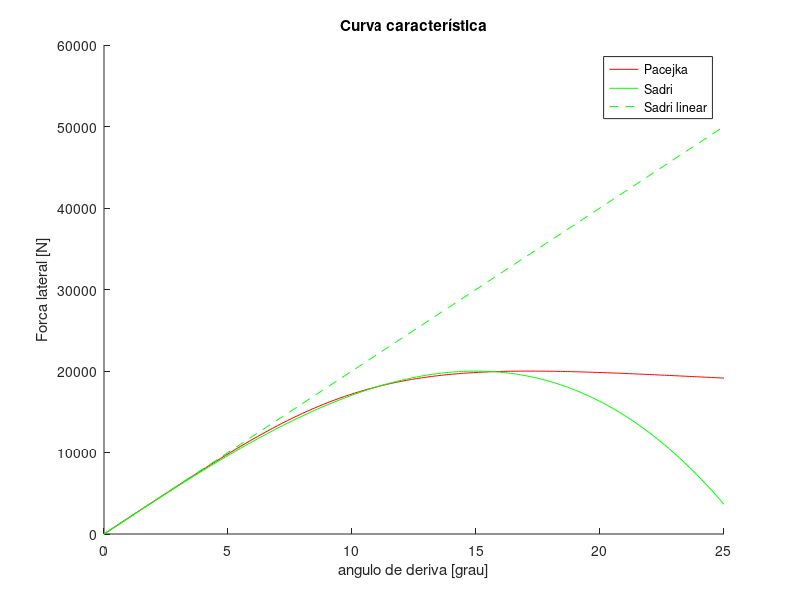

Here is the MATLAB script that generated this plot:
clear,clc,close all
%% Descrição
% O objetivo deste script é obter uma curva caracteristica atraves do modelo de pacejka porem equivalente ao usado por sadri.
% A equivalencia é obtida mantendo:
%     * Coeficiente de rigidez de curva para pequenos angulos
%     * Forca lateral maxima

%% Dados gerais
alpha = (0:0.1:25)*pi/180; % Ângulo de deriva

%% Pneu Sadri e Wu 2013
% Parâmetros do pneu
Caf = 57300; % Parâmetro do pneu [N/rad]
kf = 4.87; % Parâmetro do pneu

% Força lateral do modelo de Sadri
Fy = 2*Caf*(alpha-kf*alpha.^3);

% Forca do modelo linear equivalente
Fylin = 2*Caf*alpha;

Fymax = max(Fy);

%% Força lateral do modelo de Pacejka

% Condições nominais
muy0 = 0.8;
Fz0 = Fymax/muy0; % Carga vertical inicial

% Condições de operação
muy = muy0;
FzF = Fz0;

% Parâmetros do pneu
Cy = 1.3;
Ey = -1;
%c1 = 3.8;

c2 = 1.33;
% c1 calculado de maneira que a inclinação para pequenos angulos seja a
% mesma
c1 = 2*Caf/(c2*Fz0*sin(2*atan(FzF/(c2*Fz0))));

% Redefinindo os DADOS
muy0 = 0.8;
Fz0 = 2.4985e+04;
muy = muy0;
FzF = Fz0;
Cy = 1.5;
Ey = -2;
c1 = 3.5899;
c2 = 1.33;

% Ângulo
ALPHAF = alpha;

CfaF = c1*c2*Fz0*sin(2*atan(FzF/(c2*Fz0))); % Cfa em função de Fz

Cfa0 = c1*c2*Fz0*sin(2*atan(Fz0/(c2*Fz0))); % Cfa para Fz0

alphaeqF = CfaF/Cfa0*muy0/muy*Fz0/FzF*ALPHAF; % alpha equivalente

Dy0 = muy0*Fz0;

By0 = Cfa0/(Cy*Dy0); % Stiffness factor

Fy0F = Dy0*sin(Cy*atan(By0*alphaeqF-Ey*(By0*alphaeqF-atan(By0*alphaeqF))));

FyF = muy/muy0*FzF/Fz0*Fy0F;

%% Resultados

figure(1)
hold on
plot(ALPHAF*180/pi,FyF,'r')
plot(alpha*180/pi,Fy,'g')
plot(alpha*180/pi,Fylin,'--g')
title('Curva característica')
xlabel('angulo de deriva [grau]')
ylabel('Forca lateral [N]')
legend('Pacejka','Sadri','Sadri linear')

